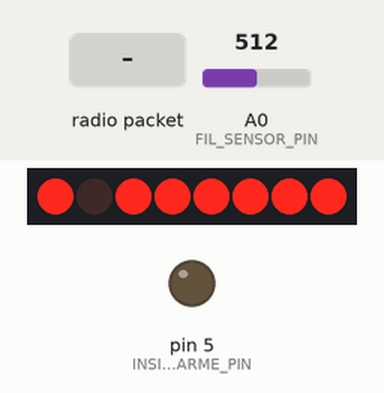
A sketch run on a simulated Arduino Uno, built with avr-gcc and run on an emulated ATmega328P. Parts: 8 shift-register outputs drawn as a row of LEDs (first output left, lit = HIGH), output pins drawn as LEDs (lit = HIGH). Wiring (inferred from the names in the program): shift register (74HC595): data pin 2; shift clock pin 4; latch pin 3. Wiring (inferred from the signals the program sends): row of LEDs: on Q0, Q1, Q2, Q3, Q4, Q5, Q6, Q7. The inputs (shaded band) are chosen by the test bench; at power-on: A0 (FIL_SENSOR_PIN) = 512. No radio packets arrive unless stated; pins used as bus, display or sensor lines are not drawn.

Above: at 1.2 s.
1.3 s: A0 (FIL_SENSOR_PIN) set to 308
3.0 s: A0 (FIL_SENSOR_PIN) set to 292
At 3.2 s:
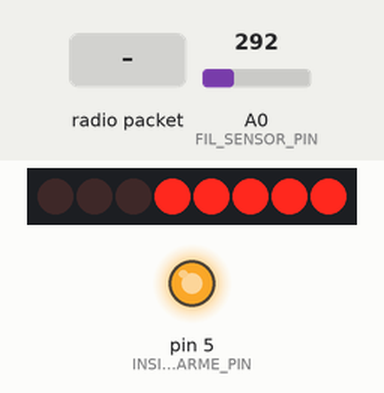
4.8 s: radio packet "1" arrives
At 5.3 s:
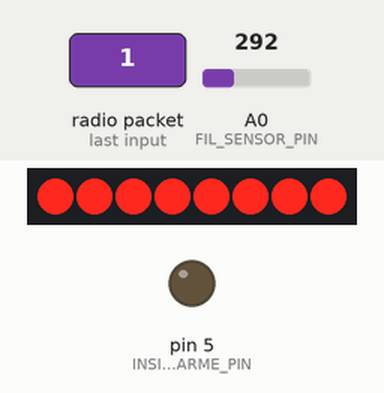
6.9 s: radio packet "2" arrives
At 8.7 s:
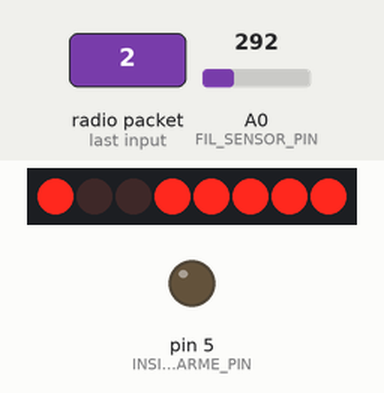
8.8 s: radio packet "1" arrives
At 9.4 s:
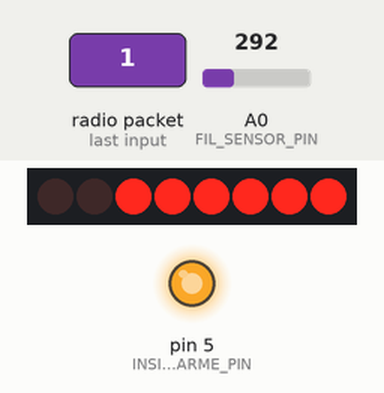
10.8 s: radio packet "1" arrives
At 11.3 s:
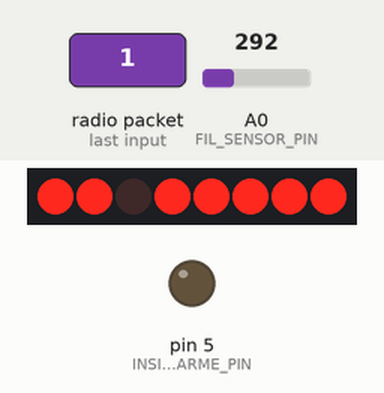
Timing chart, 0 to 13.7 s (numbered marks = the images above; inputs shaded):
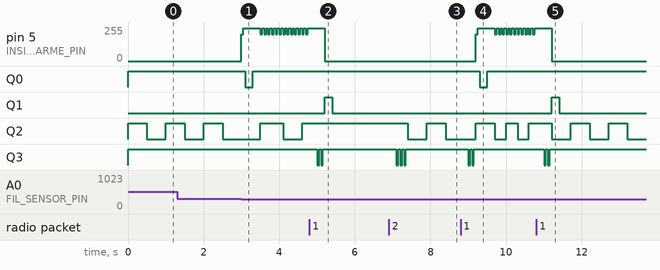

The sketch:

main.ino
```cpp
//////////////////////////////////////////
//                                      //
//          ARDUINO UNO CARD            //
//            MAIN PROGRAM              //
//                                      //
//////////////////////////////////////////

#include <VirtualWire.h>

/**
 * @brief
 *
 *  ARDUINO PINS
 *
 * */
#define DATA_PIN 2
#define LATCH_PIN 3
#define CLOCK_PIN 4
#define INSIDE_ALARME_PIN 5
#define RECEIVED_DATA_PIN 7

#define FIL_SENSOR_PIN A0
#define LASER_SENSOR_PIN A1

/**
 * @brief
 *
 * SHIFT OUT PINS
 *
 */
#define OUTSIDE_ALARME_ACTIVE_PIN 0
#define OUTSIDE_ALARME_ALIMENTATION_PIN 1
#define LED_INDICATOR_PIN 2
#define BUZZER_PIN 3

bool insideAlarmActif = true;
bool outsideAlarmActif = false;

bool isAlarmActif = false;

void setup()
{

    /* Pin initialize arduino */
    pinMode(INSIDE_ALARME_PIN, OUTPUT);

    pinMode(FIL_SENSOR_PIN, INPUT);
    pinMode(LASER_SENSOR_PIN, INPUT);

    /* Shift Out intitialize */
    intializePin(LATCH_PIN, CLOCK_PIN, DATA_PIN); // latch, clock, data

    /* VirtualWire initialize */
    initializeReception(2000, RECEIVED_DATA_PIN);

    /* Defaut state */
    digitalWriteShiftOut(OUTSIDE_ALARME_ALIMENTATION_PIN, HIGH);
}
void loop()
{
    char dataReceived = getReceivedData();
    if (dataReceived == '1')
    {
        insideAlarmActif = !insideAlarmActif;
        buzzerIndicator(2);
    }
    if (dataReceived == '2')
    {
        outsideAlarmActif = !outsideAlarmActif;
        buzzerIndicator(3);
    }

    int nAlarme = 0;
    if (insideAlarmActif)
        nAlarme++;
    if (outsideAlarmActif)
        nAlarme++;

    blinkIndicator(nAlarme);

    if (insideAlarmActif)
    {

        if (analogRead(FIL_SENSOR_PIN) < 300)
        {
            activateAlarme();
        }
    }
    // else if (outsideAlarmActif)
    // {
    //     if (analogRead(LASER_SENSOR_PIN) < 500)
    //     {
    //         activateAlarme();
    //     }
    // }
    else
    {
        if (isAlarmActif)
        {
            analogWrite(INSIDE_ALARME_PIN, 0);
            resetOutside();
            isAlarmActif = false;
        }
    }
}

void activateAlarme()
{
    alerteInside();
    if (!isAlarmActif)
    {
        alerteOutside();
    }
    isAlarmActif = true;
}

void alerteInside()
{
    analogWrite(INSIDE_ALARME_PIN, 200);
    delay(50);
    analogWrite(INSIDE_ALARME_PIN, 500);
    delay(50);
}

void alerteOutside()
{
    digitalWriteShiftOut(OUTSIDE_ALARME_ACTIVE_PIN, HIGH);
    delay(200);
    digitalWriteShiftOut(OUTSIDE_ALARME_ACTIVE_PIN, LOW);
    delay(200);
}

void resetOutside()
{
    digitalWriteShiftOut(OUTSIDE_ALARME_ALIMENTATION_PIN, LOW);
    delay(200);
    digitalWriteShiftOut(OUTSIDE_ALARME_ALIMENTATION_PIN, HIGH);
    delay(200);
}

void buzzerIndicator(int once)
{
    for (int i = 0; i < once; i++)
    {
        digitalWriteShiftOut(BUZZER_PIN, HIGH);
        delay(50);
        digitalWriteShiftOut(BUZZER_PIN, LOW);
        delay(50);
    }
}

bool ledState = false;
int previousTime = 0;
void blinkIndicator(int speed)
{
    int currentTime = millis();

    if (speed != 0)
    {
        if ((currentTime - previousTime) > 500 / speed)
        {
            previousTime = currentTime;
            ledState = !ledState;
            digitalWriteShiftOut(LED_INDICATOR_PIN, ledState);
        }
    }
}
```

received433MhzFuction.ino
```cpp
void initializeReception(int bound, int pin)
{
    vw_setup(bound);
    vw_rx_start();
    vw_set_rx_pin(pin);
}

char getReceivedData()
{
    uint8_t buf[VW_MAX_MESSAGE_LEN];
    uint8_t buflen = VW_MAX_MESSAGE_LEN;
    if (vw_get_message(buf, &buflen))
    {
        int i;
        digitalWrite(13, true);
        delay(100);
        digitalWrite(13, false);
        delay(100);
        return buf[0];
    }
    return ' ';
}
```

shiftOutFunction.ino
```cpp
// Pin connected to 12 of 74HC595
int latchPin = 3;
// Pin connected to 11 of 74HC595
int clockPin = 4;
// Pin connected to 14 of 74HC595
int dataPin = 2;

byte data = 0xFF;
byte dataArray[10];

void intializePin(int latchP, int clockP, int dataP)
{
    latchPin = latchP;
    clockPin = clockP;
    dataPin = dataP;
    pinMode(latchPin, OUTPUT);
    Serial.println("fichier 2");
}

void digitalWriteShiftOut(int pin, bool state)
{
    if (!state)
    {
        data = data | (0x01 << pin);
    }
    else
    {
        data = data & ((0x01 << pin) ^ 0xFF);
    }

    digitalWrite(latchPin, 0);
    shiftOut(dataPin, clockPin, data);
    digitalWrite(latchPin, 1);
}

void shiftOut(int myDataPin, int myClockPin, byte myDataOut)
{
    int i = 0;
    int pinState;
    pinMode(myClockPin, OUTPUT);
    pinMode(myDataPin, OUTPUT);
    digitalWrite(myDataPin, 0);
    digitalWrite(myClockPin, 0);
    for (i = 7; i >= 0; i--)
    {
        digitalWrite(myClockPin, 0);
        if (myDataOut & (1 << i))
        {
            pinState = 1;
        }
        else
        {
            pinState = 0;
        }
        digitalWrite(myDataPin, pinState);
        digitalWrite(myClockPin, 1);
        digitalWrite(myDataPin, 0);
    }
    digitalWrite(myClockPin, 0);
}
```

Measured:
- the behaviour switches between 300 and 299 on A0 (FIL_SENSOR_PIN) (found by bisection; images 0 and 1)
- after the input at 3.0 s, pin 5 (INSIDE_ALARME_PIN): goes 200/255 0.05 s, 244/255 0.45 s, 12 × (200/255 0.05 s, 244/255 0.05 s), 200/255 0.05 s, then 244/255, starting at once
- after the input at 6.9 s, Q2: HIGH → LOW after 0.50 s, → HIGH 0.50 s later, → LOW 0.50 s later; Q3: alternates HIGH for 0.05 s and LOW for 0.05 s, 6 changes in all, then stays HIGH, starting after 0.20 s
- after the input at 8.8 s, pin 5 (INSIDE_ALARME_PIN): goes 200/255 0.05 s, 244/255 0.45 s, 10 × (200/255 0.05 s, 244/255 0.05 s), 200/255 0.05 s, then 244/255, starting after 0.40 s
